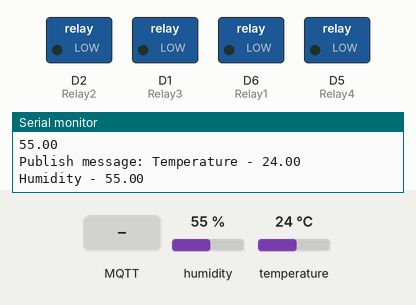
Simulated run of this sketch. Board: ESP8266 (NodeMCU). Shown: switched loads named in the sketch (green lamp = pin HIGH), the last lines printed to the serial monitor. The inputs (shaded band) are chosen by the test bench; at power-on: humidity 55 %, temperature 24 °C. WiFi joins after 1.5 s; servers stay silent unless stated; random numbers use the default seed unless the sketch sets one; no MQTT or app messages arrive unless stated.

Above: at 2.7 s.
2.8 s: MQTT message "1" arrives on the first subscribed topic
At 3.7 s:
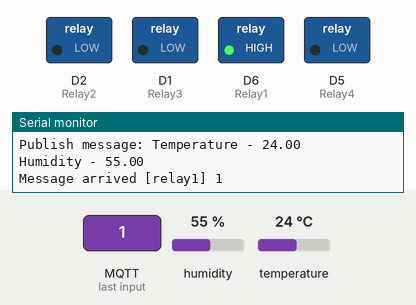
4.3 s: MQTT message "1" arrives on the second subscribed topic
At 4.9 s:
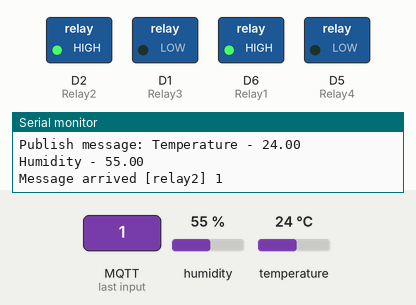
5.8 s: MQTT message "on" arrives on the first subscribed topic
At 7.0 s:
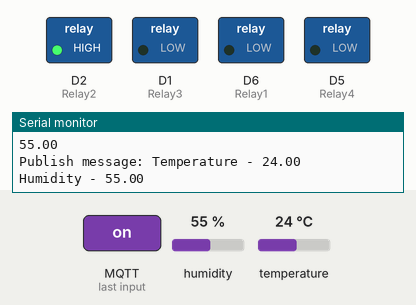
7.3 s: MQTT message "1" arrives on the third subscribed topic
At 8.3 s:
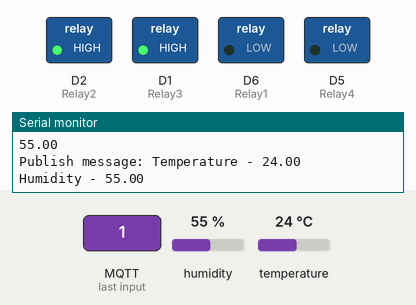
8.8 s: MQTT message "off" arrives on the second subscribed topic
At 9.5 s:
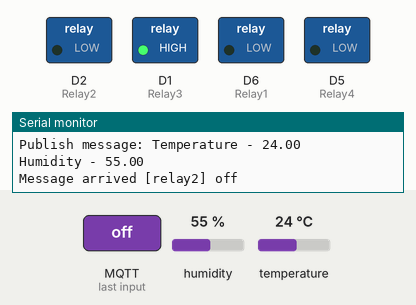
10.3 s: MQTT message "0" arrives on the third subscribed topic
At 10.6 s:
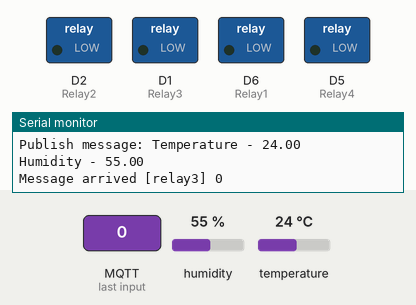
Timing chart, 0 to 12.8 s (numbered marks = the images above; inputs shaded):
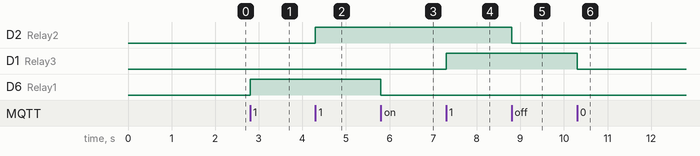

Measured:
- after the input at 2.8 s, D6 (Relay1): LOW → HIGH at once
- after the input at 4.3 s, D2 (Relay2): LOW → HIGH at once
- after the input at 5.8 s, D6 (Relay1): HIGH → LOW at once
- after the input at 7.3 s, D1 (Relay3): LOW → HIGH at once
- after the input at 8.8 s, D2 (Relay2): HIGH → LOW at once
- after the input at 10.3 s, D1 (Relay3): HIGH → LOW at once

The sketch:

mqtt_esp8266.ino
```cpp
/*
  Code for controlling Appliances and Monitoring sensor's data over MQTT
  This code is written for NodeMCU board with 4 Relays & DHT11 Sensor

  I demonstrated this code by using Reyax MQTT broker. Watch out the full
  tutorial video on my channel to understand this code and the project as well

  YouTube Channel :- https://www.youtube.com/techiesms


          techiesms
  explore | learn | share
*/

#include <ESP8266WiFi.h>
#include <PubSubClient.h>
#include <DHT.h>

//Relays for switching appliances
#define Relay1            D6
#define Relay2            D2
#define Relay3            D1
#define Relay4            D5

//DHT11 for reading temperature and humidity value
#define DHTPIN            D7

// Uncomment whatever type you're using!
#define DHTTYPE DHT11     // DHT 11
//#define DHTTYPE DHT22   // DHT 22, AM2302, AM2321
//#define DHTTYPE DHT21   // DHT 21, AM2301

DHT dht(DHTPIN, DHTTYPE);

// Update these with values suitable for your network.

const char* ssid = "SSID";
const char* password = "PASS";
const char* mqtt_server = "iot.reyax.com";

String username = "Reyax_USERNAME";
String pass = "Reyax_PASSWORD";

#define sub1 "relay1"
#define sub2 "relay2"
#define sub3 "relay3"
#define sub4 "relay4"


char str_hum_data[10];
char str_temp_data[10];


WiFiClient espClient;
PubSubClient client(espClient);
unsigned long lastMsg = 0;
#define MSG_BUFFER_SIZE	(50)
char msg[MSG_BUFFER_SIZE];
int value = 0;

void setup_wifi() {

  delay(10);
  // We start by connecting to a WiFi network
  Serial.println();
  Serial.print("Connecting to ");
  Serial.println(ssid);

  WiFi.mode(WIFI_STA);
  WiFi.begin(ssid, password);

  while (WiFi.status() != WL_CONNECTED) {
    delay(500);
    Serial.print(".");
  }

  randomSeed(micros());

  Serial.println("");
  Serial.println("WiFi connected");
  Serial.println("IP address: ");
  Serial.println(WiFi.localIP());
}

void callback(char* topic, byte* payload, unsigned int length) {
  Serial.print("Message arrived [");
  Serial.print(topic);
  Serial.print("] ");

  if (strstr(topic, sub1))
  {
    for (int i = 0; i < length; i++) {
      Serial.print((char)payload[i]);
    }
    Serial.println();
    // Switch on the LED if an 1 was received as first character
    if ((char)payload[0] == '1') {
      digitalWrite(Relay1, HIGH);   // Turn the LED on (Note that LOW is the voltage level
      // but actually the LED is on; this is because
      // it is active low on the ESP-01)
    } else {
      digitalWrite(Relay1, LOW);  // Turn the LED off by making the voltage HIGH
    }
  }

  else if ( strstr(topic, sub2))
  {
    for (int i = 0; i < length; i++) {
      Serial.print((char)payload[i]);
    }
    Serial.println();
    // Switch on the LED if an 1 was received as first character
    if ((char)payload[0] == '1') {
      digitalWrite(Relay2, HIGH);   // Turn the LED on (Note that LOW is the voltage level
      // but actually the LED is on; this is because
      // it is active low on the ESP-01)
    } else {
      digitalWrite(Relay2, LOW);  // Turn the LED off by making the voltage HIGH
    }
  }
  else if ( strstr(topic, sub3))
  {
    for (int i = 0; i < length; i++) {
      Serial.print((char)payload[i]);
    }
    Serial.println();
    // Switch on the LED if an 1 was received as first character
    if ((char)payload[0] == '1') {
      digitalWrite(Relay3, HIGH);   // Turn the LED on (Note that LOW is the voltage level
      // but actually the LED is on; this is because
      // it is active low on the ESP-01)
    } else {
      digitalWrite(Relay3, LOW);  // Turn the LED off by making the voltage HIGH
    }
  }
  else if ( strstr(topic, sub4))
  {
    for (int i = 0; i < length; i++) {
      Serial.print((char)payload[i]);
    }
    Serial.println();
    // Switch on the LED if an 1 was received as first character
    if ((char)payload[0] == '1') {
      digitalWrite(Relay4, HIGH);   // Turn the LED on (Note that LOW is the voltage level
      // but actually the LED is on; this is because
      // it is active low on the ESP-01)
    } else {
      digitalWrite(Relay4, LOW);  // Turn the LED off by making the voltage HIGH
    }
  }

  else
  {
    Serial.println("unsubscribed topic");
  }


}

void reconnect() {
  // Loop until we're reconnected
  while (!client.connected()) {
    Serial.print("Attempting MQTT connection...");
    // Create a random client ID
    String clientId = "ESP8266Client-";
    clientId += String(random(0xffff), HEX);
    // Attempt to connect
    if (client.connect(clientId.c_str()), username, pass) {
      Serial.println("connected");
      // Once connected, publish an announcement...
      // ... and resubscribe
      client.subscribe(sub1);
      client.subscribe(sub2);
      client.subscribe(sub3);
      client.subscribe(sub4);
    } else {
      Serial.print("failed, rc=");
      Serial.print(client.state());
      Serial.println(" try again in 5 seconds");
      // Wait 5 seconds before retrying
      delay(5000);
    }
  }
}

void setup() {
  pinMode(Relay1, OUTPUT);
  pinMode(Relay2, OUTPUT);
  pinMode(Relay3, OUTPUT);
  pinMode(Relay4, OUTPUT);
  Serial.begin(115200);
  setup_wifi();
  client.setServer(mqtt_server, 1883);
  client.setCallback(callback);
}

void loop() {

  if (!client.connected()) {
    reconnect();
  }
  client.loop();

  unsigned long now = millis();
  if (now - lastMsg > 2000) {
    float hum_data = dht.readHumidity();
    Serial.println(hum_data);
    /* 4 is mininum width, 2 is precision; float value is copied onto str_sensor*/
    dtostrf(hum_data, 4, 2, str_hum_data);
    float temp_data = dht.readTemperature(); // or dht.readTemperature(true) for Fahrenheit
    dtostrf(temp_data, 4, 2, str_temp_data);
    lastMsg = now;
    Serial.print("Publish message: ");
    Serial.print("Temperature - "); Serial.println(str_temp_data);
    client.publish("temp", str_temp_data);
    Serial.print("Humidity - "); Serial.println(str_hum_data);
    client.publish("hum", str_hum_data);
  }
}
```
